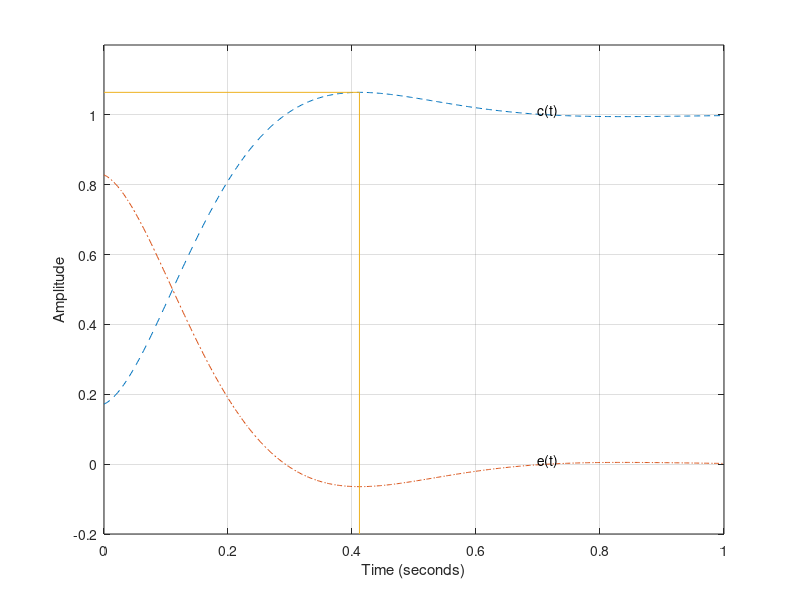

Write the MATLAB code that produced this figure.
t = (0:500)/500;
e = exp(-6.035*t).*sin(7.4067*t+0.976); c = 1-e; [cc,ii] = max(c);
axis([0 1 -.2 1.2]); 
plot(t,c,'--',t,e,'-.',[0 t(ii) t(ii)],[c(ii) c(ii) -.2],'-'); grid;
axis([0 1 -.2 1.2]);
xlabel('Time (seconds)'); ylabel('Amplitude');
text(.7,1.01,'c(t)');
text(.7,.01,'e(t)');
